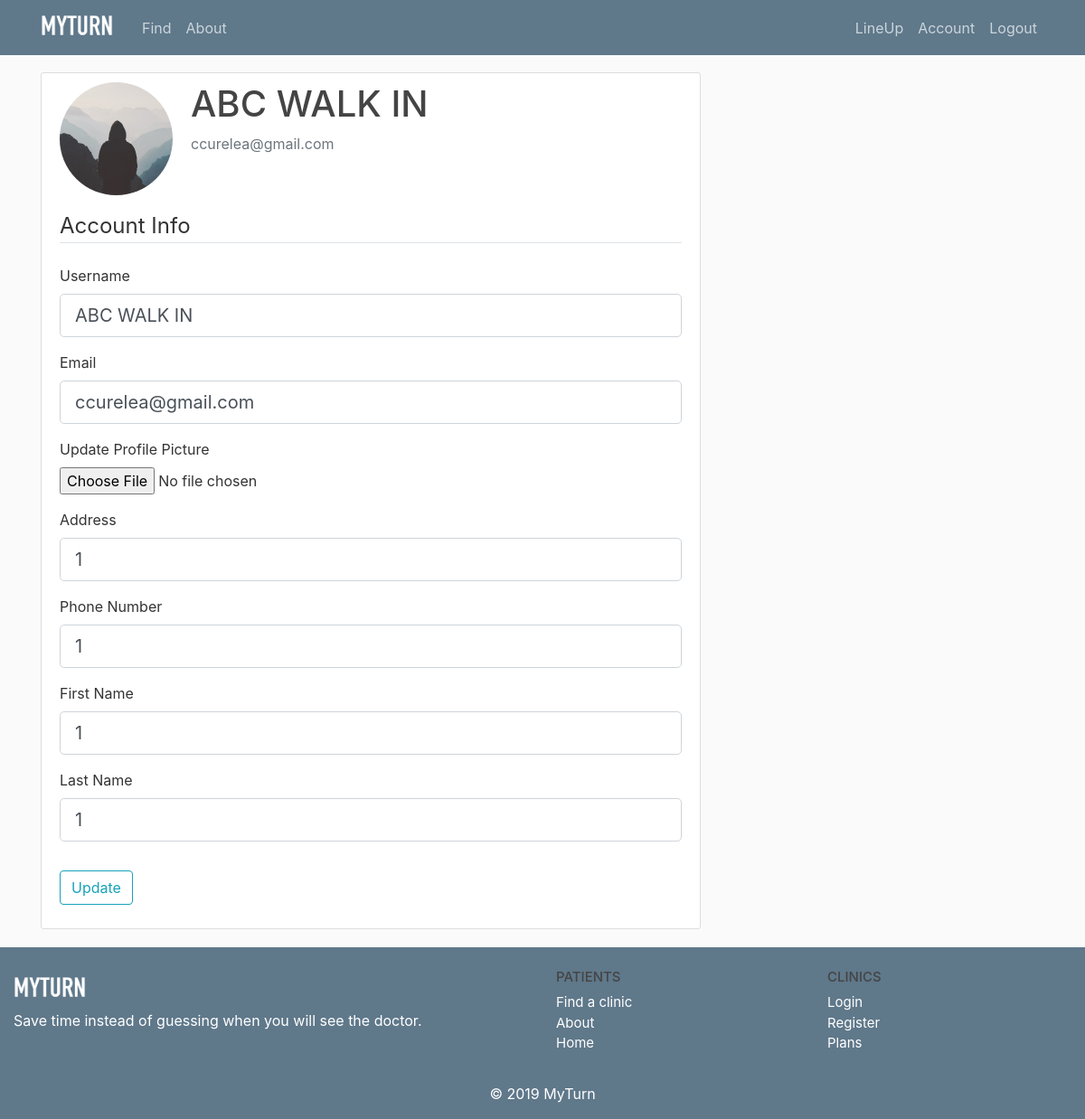
Page /account (signed in) on the committed database.
### flaskblog/models.py (models this page shows, shortened)
class User(db.Model, UserMixin):
    id = db.Column(db.Integer, primary_key=True)
    username = db.Column(db.String(20), unique=True, nullable=False)
    email = db.Column(db.String(120), unique=True, nullable=False)
    image_file = db.Column(db.String(20), nullable=False, default='default.jpg')
    password = db.Column(db.String(60), nullable=False)
    businessname = db.Column(db.String(20), unique=True, nullable=True)
    phonenumber = db.Column(db.String(10), unique=True, nullable=False)
    address = db.Column(db.String(120), unique=True, nullable=False)
    contactnamefirst = db.Column(db.String(20), unique=False, nullable=False)
    contactnamelast = db.Column(db.String(20), unique=False, nullable=False)
    posts = db.relationship('Post', backref='author', lazy=True)

### flaskblog/users/routes.py (the view)
@users.route("/account", methods=['GET', 'POST'])
@login_required
def account():
    form = UpdateAccountForm()
    if form.validate_on_submit():
        if form.picture.data:
            picture_file = save_picture(form.picture.data)
            current_user.image_file = picture_file
        current_user.username = form.username.data
        current_user.email = form.email.data
        current_user.address = form.address.data
        current_user.phonenumber = form.phonenumber.data
        current_user.contactnamefirst = form.contactnamefirst.data
        current_user.contactnamelast = form.contactnamelast.data
        db.session.commit()
        flash('Your account has been updated!', 'success')
        return redirect(url_for('users.account'))
    elif request.method == 'GET':
        form.username.data = current_user.username
        form.email.data = current_user.email
        form.address.data = current_user.address
        form.phonenumber.data = current_user.phonenumber
        form.contactnamefirst.data = current_user.contactnamefirst
        form.contactnamelast.data = current_user.contactnamelast
    image_file = url_for('static', filename='profile_pics/' + current_user.image_file)
    return render_template('account.html', title='Account',
                           image_file=image_file, form=form)

### flaskblog/users/forms.py (shortened to what this page needs)
class UpdateAccountForm(FlaskForm):
    username = StringField('Username',
                           validators=[DataRequired(), Length(min=2, max=20)])
    email = StringField('Email',
                        validators=[DataRequired(), Email()])
    picture = FileField('Update Profile Picture', validators=[FileAllowed(['jpg', 'png'])])
    phonenumber = StringField('Phone Number',
                        validators=[DataRequired(), Length(min=2, max=10)])
    address = StringField('Address',
                        validators=[DataRequired(), Length(min=2, max=120)])
    contactnamefirst = StringField('First Name',
                        validators=[DataRequired(), Length(min=2, max=40)])
    contactnamelast = StringField('Last Name',
                        validators=[DataRequired(), Length(min=2, max=40)])
    submit = SubmitField('Update')

### flaskblog/models.py (called while the page is built)
@login_manager.user_loader
def load_user(user_id):
    return User.query.get(int(user_id))

### flaskblog/templates/account.html (shortened to what this page needs)
{% extends "layout.html" %}
{% block content %}
    <div class="content-section">
      <div class="media">
        <img class="rounded-circle account-img" src="{{ image_file }}">
        <div class="media-body">
          <h2 class="account-heading">{{ current_user.username }}</h2>
          <p class="text-secondary">{{ current_user.email }}</p>
        </div>
      </div>
        <form method="POST" action="" enctype="multipart/form-data">
            <fieldset class="form-group">
                <legend class="border-bottom mb-4">Account Info</legend>
                <div class="form-group">
                    {{ form.username.label(class="form-control-label") }}
                    {% if form.username.errors %}
                        {{ form.username(class="form-control form-control-lg is-invalid") }}
                        <div class="invalid-feedback">
                            {% for error in form.username.errors %}
                                <span>{{ error }}</span>
                            {% endfor %}
                        </div>
                    {% else %}
                        {{ form.username(class="form-control form-control-lg") }}
                    {% endif %}
                </div>
                <div class="form-group">
                    {{ form.email.label(class="form-control-label") }}
                    {% if form.email.errors %}
                        {{ form.email(class="form-control form-control-lg is-invalid") }}
                        <div class="invalid-feedback">
                            {% for error in form.email.errors %}
                                <span>{{ error }}</span>
                            {% endfor %}
                        </div>
                    {% else %}
                        {{ form.email(class="form-control form-control-lg") }}
                    {% endif %}
                </div>
                <div class="form-group">
                    {{ form.picture.label() }}
                    {{ form.picture(class="form-control-file") }}
                </div>
                <div class="form-group">
                    {{ form.address.label() }}
                    {{ form.address(class="form-control form-control-lg") }}
                </div>
                <div class="form-group">
                    {{ form.phonenumber.label() }}
                    {{ form.phonenumber(class="form-control form-control-lg") }}
                </div>
                <div class="form-group">
                    {{ form.contactnamefirst.label() }}
                    {{ form.contactnamefirst(class="form-control form-control-lg") }}
                </div>
                <div class="form-group">
                    {{ form.contactnamelast.label() }}
                    {{ form.contactnamelast(class="form-control form-control-lg") }}
                </div>
            </fieldset>
            <div class="form-group">
                {{ form.submit(class="btn btn-outline-info") }}
            </div>
        </form>
    </div>
{% endblock content %}

### flaskblog/static/main.css (style rules this page uses)
body { background: #fafafa; color: #333333; margin-top: 5rem; }
h1, h2, h3, h4, h5, h6 { color: #444444; }
.content-section { background: #ffffff; padding: 10px 20px; border: 1px solid #dddddd; border-radius: 3px; margin-bottom: 20px; }
.account-img { height: 125px; width: 125px; margin-right: 20px; margin-bottom: 16px; }
.account-heading { font-size: 2.5rem; }

### rows in the picture
User: username "ABC WALK IN", email "ccurelea@gmail.com", address "1", phonenumber "1", contactnamefirst "1", contactnamelast "1"
